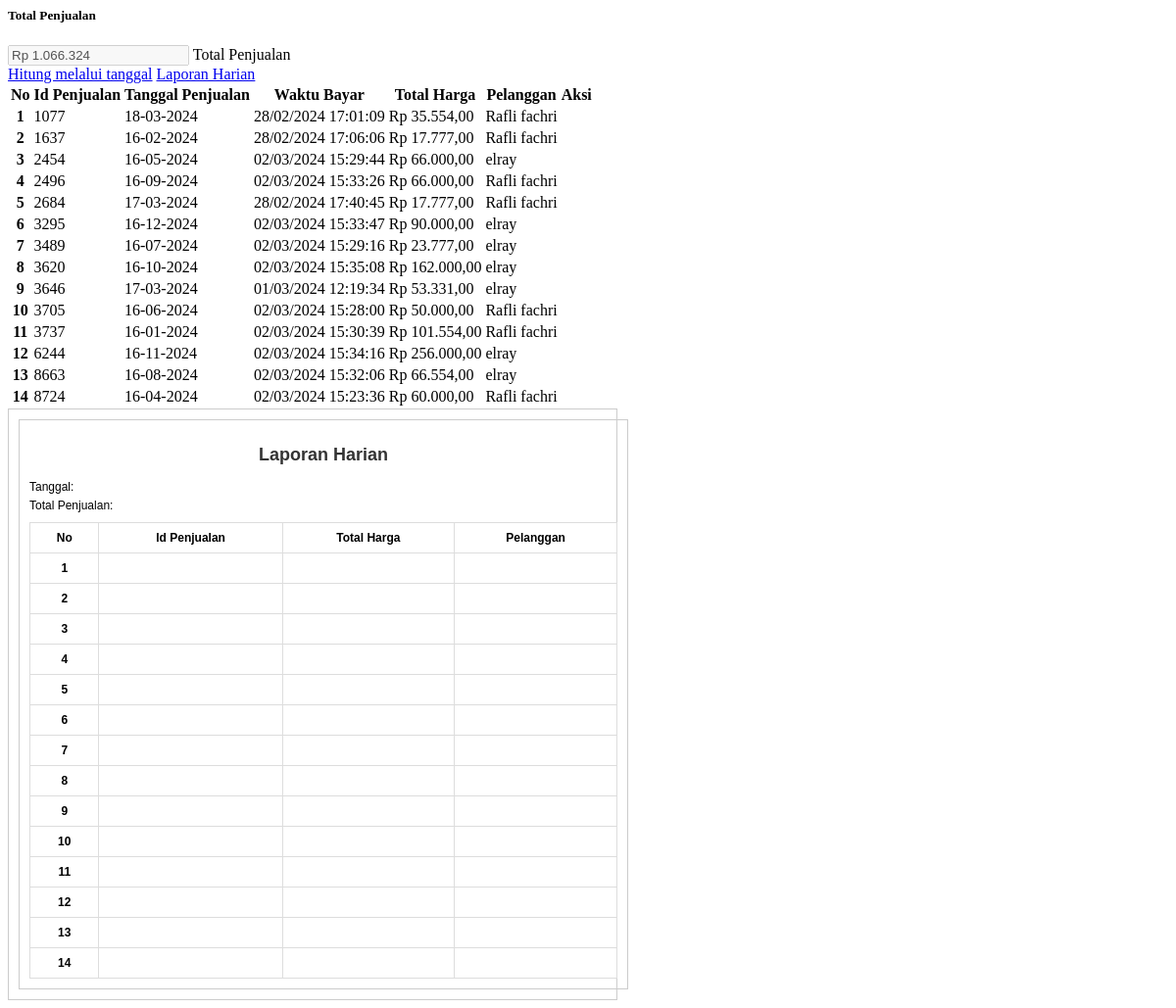
Screenshot of /kasir/datapjl.php with the database file from the repository.
### tables this page shows
CREATE TABLE `tb_penjualan` (
  `id_penjualan` int(11) NOT NULL,
  `tanggal_penjualan` date NOT NULL DEFAULT current_timestamp(),
  `total_harga` decimal(10,2) NOT NULL,
  `pelanggan_id` int(11) NOT NULL
);

CREATE TABLE `tb_bayar` (
  `id_bayar` bigint(20) NOT NULL,
  `nominal_uang` bigint(20) NOT NULL,
  `total_bayar` bigint(20) NOT NULL,
  `waktu_bayar` timestamp NOT NULL DEFAULT current_timestamp()
);

CREATE TABLE `tb_pelanggan` (
  `id_pelanggan` int(11) NOT NULL,
  `nama_pelanggan` varchar(255) NOT NULL,
  `alamat` varchar(255) NOT NULL,
  `no_telepon` varchar(15) NOT NULL
);

### kasir/datapjl.php (the view, shortened to what this page needs)
<?php
include "proses/connect.php";
$query = mysqli_query($conn, "SELECT *, SUM(harga*jumlah_produk) AS harganya FROM tb_penjualan
LEFT JOIN tb_pelanggan ON tb_pelanggan.id_pelanggan = tb_penjualan.pelanggan_id
LEFT JOIN tb_detailpjl ON tb_detailpjl.penjualan_id = tb_penjualan.id_penjualan
LEFT JOIN tb_produk ON tb_produk.id_produk = tb_detailpjl.produk_id
JOIN tb_bayar ON tb_bayar.id_bayar = tb_penjualan.id_penjualan
GROUP BY id_penjualan ORDER BY id_bayar ASC");
while ($record = mysqli_fetch_array($query)) {
    $result[] = $record;
}
?>
<div class="content px-3 py-2">
    <div class="card">
        <h5 class="card-header">Total Penjualan</h5>
        <div class="card-body">
            <?php
            $total= 0;
            if(empty($result)) {
                $pesan = "tidak ada produk yang terjual";
            }else{
            foreach( $result as $row) {
                $total+=$row["harganya"];
            }
        }
             ?>
        <div class="row">
            <div class="col-lg-5">
             <div class="form-floating mb-3">
             <input type="text" class="form-control" id="floatingInput" required value="<?php echo 'Rp ', number_format($total, 0, ',', '.')   ?>" disabled>
             <label for="floatingInput">Total Penjualan</label>
           </div>
       </div>
       <div class="col-lg-7">
       <div class="column d-flex justify-content-start">
                <a href="perbulan" class="btn <?php echo (empty($result)) ? "btn-secondary disabled" : "btn-primary" ; ?> me-2" > Hitung melalui tanggal</a>
                <a href="laporan" class="btn <?php echo (empty($result)) ? "btn-secondary disabled" : "btn-success" ; ?> me-2" > Laporan Harian</a>
            </div>
       </div>
            </div>
            <?php
            if (empty($result)) {
            echo "<b>Data Penjualan tidak ada</b>";
            } else {
            ?>
             <div class="table-responsive">
            <table class="table table-hover" id="example">
                <thead>
                    <tr class="text-nowrap" >
                        <th scope="col">No</th>
                        <th scope="col">Id Penjualan</th>
                        <th scope="col">Tanggal Penjualan</th>
                        <th scope="col">Waktu Bayar</th>
                        <th scope="col">Total Harga</th>
                        <th scope="col">Pelanggan</th>
                        <th scope="col">Aksi</th>
                    </tr>
                </thead>
                <tbody>
                    <?php
                    $no = 1;
                    foreach ($result as $row) {
                        ?>
                        <tr class="text-center">
                            <th scope="row">
                                <?php echo $no++ ?>
                            </th>
                            <td>
                                <?php echo $row['id_penjualan'] ?>
                            </td>
                            <td>
                                <?php echo date('d-m-Y',strtotime($row['tanggal_penjualan'])) ?>
                            </td>
                            <td>
                                <?php echo date('d/m/Y H:i:s', strtotime($row['waktu_bayar'])) ?>
                            </td>
                            <td>
                                <?php echo 'Rp ', number_format($row['harganya'], 2, ',', '.')  ?>
                            </td>
                            <td>
                                <?php echo $row['nama_pelanggan'] ?>
                            </td>
                           <td class="d-flex">
                            </td>
                        </tr>
                    <?php } ?>
                </tbody>
            </table>
             </div>
            <?php } ?>
        </div>
    </div>
</div>
  <div id="Struk" class="d-none">
  <div id="struk">
  <h2>Laporan Harian </h2>
  <p>Tanggal: </p>
  <p>Total Penjualan: </p>
  <table class="table table-responsive num-rows" >
  <thead>
                    <tr>
                        <th scope="col">No</th>
                        <th scope="col">Id Penjualan</th>
                        <th scope="col">Total Harga</th>
                        <th scope="col">Pelanggan</th>
                    </tr>
                </thead>
                <tbody>
                    <?php
                    $no = 1;
                    foreach ($result as $row) {
                        ?>
                        <tr>
                            <th scope="row">
                                <?php echo $no++ ?>
                            </th>
                            <td>
                            </td>
                            <td>
                            </td>
                            <td>
                            </td>
                        </tr>
                    <?php
                    }
                    ?>
                </tbody>
  </table>
  </div>
</div>

### kasir/datapjl.php (style rules this page uses)
#struk { font-family: Arial, sans-serif; font-size: 12px; max-width: 100%; border: 1px solid #ccc; padding: 10px; width: 600px; }
#struk h2 { text-align: center; color: #333; }
#struk p { margin: 5px 0; }
#struk table { font-size: 12px; border-collapse: collapse; margin-top: 10px; width: 100%; }
#struk th, #struk td { border: 1px solid #ddd; padding: 8px; }

### rows the page displays
tb_penjualan: id_penjualan "1077", tanggal_penjualan "18-03-2024", tb_bayar.waktu_bayar "28/02/2024 17:01:09", harganya "35.554,00", pelanggan.nama_pelanggan "Rafli fachri"
tb_penjualan: id_penjualan "1637", tanggal_penjualan "16-02-2024", tb_bayar.waktu_bayar "28/02/2024 17:06:06", harganya "17.777,00", pelanggan.nama_pelanggan "Rafli fachri"
tb_penjualan: id_penjualan "2454", tanggal_penjualan "16-05-2024", tb_bayar.waktu_bayar "02/03/2024 15:29:44", harganya "66.000,00", pelanggan.nama_pelanggan "elray"
tb_penjualan: id_penjualan "2496", tanggal_penjualan "16-09-2024", tb_bayar.waktu_bayar "02/03/2024 15:33:26", harganya "66.000,00", pelanggan.nama_pelanggan "Rafli fachri"
tb_penjualan: id_penjualan "2684", tanggal_penjualan "17-03-2024", tb_bayar.waktu_bayar "28/02/2024 17:40:45", harganya "17.777,00", pelanggan.nama_pelanggan "Rafli fachri"
tb_penjualan: id_penjualan "3295", tanggal_penjualan "16-12-2024", tb_bayar.waktu_bayar "02/03/2024 15:33:47", harganya "90.000,00", pelanggan.nama_pelanggan "elray"
tb_penjualan: id_penjualan "3489", tanggal_penjualan "16-07-2024", tb_bayar.waktu_bayar "02/03/2024 15:29:16", harganya "23.777,00", pelanggan.nama_pelanggan "elray"
tb_penjualan: id_penjualan "3620", tanggal_penjualan "16-10-2024", tb_bayar.waktu_bayar "02/03/2024 15:35:08", harganya "162.000,00", pelanggan.nama_pelanggan "elray"
tb_penjualan: id_penjualan "3646", tanggal_penjualan "17-03-2024", tb_bayar.waktu_bayar "01/03/2024 12:19:34", harganya "53.331,00", pelanggan.nama_pelanggan "elray"
tb_penjualan: id_penjualan "3705", tanggal_penjualan "16-06-2024", tb_bayar.waktu_bayar "02/03/2024 15:28:00", harganya "50.000,00", pelanggan.nama_pelanggan "Rafli fachri"
tb_penjualan: id_penjualan "3737", tanggal_penjualan "16-01-2024", tb_bayar.waktu_bayar "02/03/2024 15:30:39", harganya "101.554,00", pelanggan.nama_pelanggan "Rafli fachri"
tb_penjualan: id_penjualan "6244", tanggal_penjualan "16-11-2024", tb_bayar.waktu_bayar "02/03/2024 15:34:16", harganya "256.000,00", pelanggan.nama_pelanggan "elray"
tb_penjualan: id_penjualan "8663", tanggal_penjualan "16-08-2024", tb_bayar.waktu_bayar "02/03/2024 15:32:06", harganya "66.554,00", pelanggan.nama_pelanggan "elray"
tb_penjualan: id_penjualan "8724", tanggal_penjualan "16-04-2024", tb_bayar.waktu_bayar "02/03/2024 15:23:36", harganya "60.000,00", pelanggan.nama_pelanggan "Rafli fachri"
